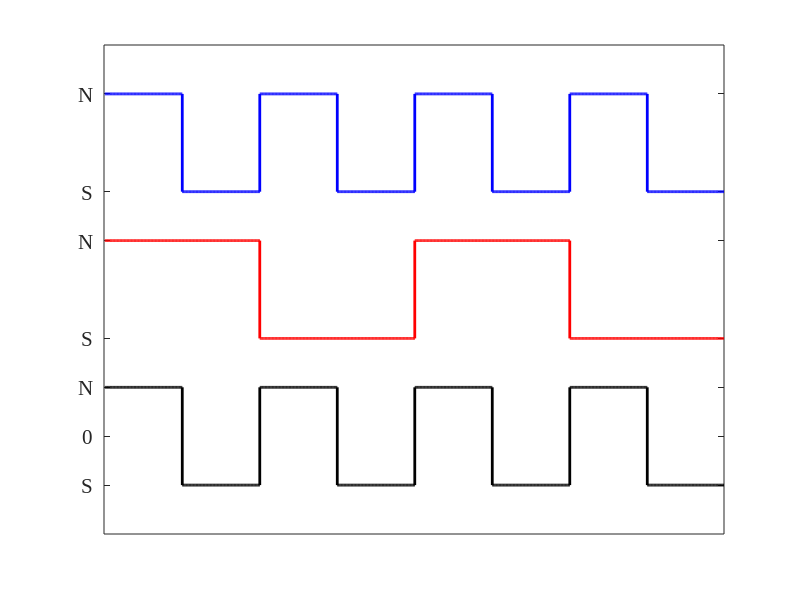

Write MATLAB code to recreate this figure. (Note: this script raises an error after producing the figure.)
%% Parameters
samples_per_symbol = 100;
k_values = linspace(-1,1,20);   % sweep from -1 to 1 (40 frames)
filename = 'pptrans_sweep_MMF.gif';

% Base patterns
pp_4_base = [1 -1 1 -1 1 -1 1 -1];
pp_2_base = [1  1 -1 -1 1 1 -1 -1];

for idx = 1:length(k_values)
    k = k_values(idx);

    % Define transition pattern for this k
    pp_trans_base = [1 k -k -1 1 k -k -1];

    % Expand (100 samples per symbol)
    pp_4 = repelem(pp_4_base, samples_per_symbol);
    pp_2 = repelem(pp_2_base, samples_per_symbol);
    pp_trans = repelem(pp_trans_base, samples_per_symbol);

 
figure1 = figure(1);

% Create axes
axes1 = axes('Parent',figure1);
hold(axes1,'on');

% Create multiple stair objects using matrix input to stairs
stairs1 = stairs(pp_4,'LineWidth',2);
stairs2 = stairs(pp_2-3,'LineWidth',2);
stairs3= stairs(pp_trans-6,'LineWidth',2);

set(stairs1,'Color',[0 0 1]);
set(stairs2,'Color',[1 0 0]);
set(stairs3,'Color',[0 0 0]);

% The following line demonstrates an alternative way to create a data tip.
% datatip(stairs1(1),7,1);
% Create datatip

box(axes1,'on');
hold(axes1,'off');
% Set the remaining axes properties
set(axes1,'FontName','Times New Roman','FontSize',15,'XTick',zeros(1,0),...
    'YTick',[-7 -6 -5 -4 -2 -1 1],'YTickLabel',{'{S}','{0}','{N}','{S}','{N}','{S}','{N}'});


    % --- Capture frame ---
    frame = getframe(gcf);
    im = frame2im(frame);
    [A,map] = rgb2ind(im,256);

    if idx == 1
        imwrite(A,map,filename,"gif","LoopCount",Inf,"DelayTime",0.2);
    else
        imwrite(A,map,filename,"gif","WriteMode","append","DelayTime",0.2);
    end
end


filename = 'pptrans_sweep_FFT.gif';

for idx = 1:length(k_values)
    k = k_values(idx);

    % Define transition pattern for this k
    pp_trans_base = [1 k -k -1 1 k -k -1];

    % Expand (100 samples per symbol)
    pp_4 = repelem(pp_4_base, samples_per_symbol);
    pp_2 = repelem(pp_2_base, samples_per_symbol);
    pp_trans = repelem(pp_trans_base, samples_per_symbol);

    % --- FFTs ---
    L = length(pp_4);
    % pp4
    P2 = abs(fft(pp_4)/L); P1 = P2(1:L/2+1); P1(2:end-1) = 2*P1(2:end-1);
    fft_pp4 = P1;
    % pp2
    P2 = abs(fft(pp_2)/L); P1 = P2(1:L/2+1); P1(2:end-1) = 2*P1(2:end-1);
    fft_pp2 = P1;
    % pptrans
    P2 = abs(fft(pp_trans)/L); P1 = P2(1:L/2+1); P1(2:end-1) = 2*P1(2:end-1);
    fft_pptrans = P1;

    f = 0:(L/2);

    % --- Plot ---
    figure(1); clf;
    subplot(3,1,1);
    plot(f, fft_pp4,'b','LineWidth',1.5);
    title('FFT of pp\_4'); xlabel('Frequency'); ylabel('|X(f)|'); xlim([0 40]); ylim([0 1.3])

    subplot(3,1,2);
    plot(f, fft_pp2,'r','LineWidth',1.5);
    title('FFT of pp\_2'); xlabel('Frequency'); ylabel('|X(f)|'); xlim([0 40]);  ylim([0 1.3])

    subplot(3,1,3);
    plot(f, fft_pptrans,'k','LineWidth',1.5);
    title(sprintf('FFT of pp\\_trans (k = %.2f)',k));
    xlabel('Frequency'); ylabel('|X(f)|'); xlim([0 40]);  ylim([0 1.3])

    % --- Capture frame ---
    frame = getframe(gcf);
    im = frame2im(frame);
    [A,map] = rgb2ind(im,256);

    if idx == 1
        imwrite(A,map,filename,"gif","LoopCount",Inf,"DelayTime",0.2);
    else
        imwrite(A,map,filename,"gif","WriteMode","append","DelayTime",0.2);
    end
end
